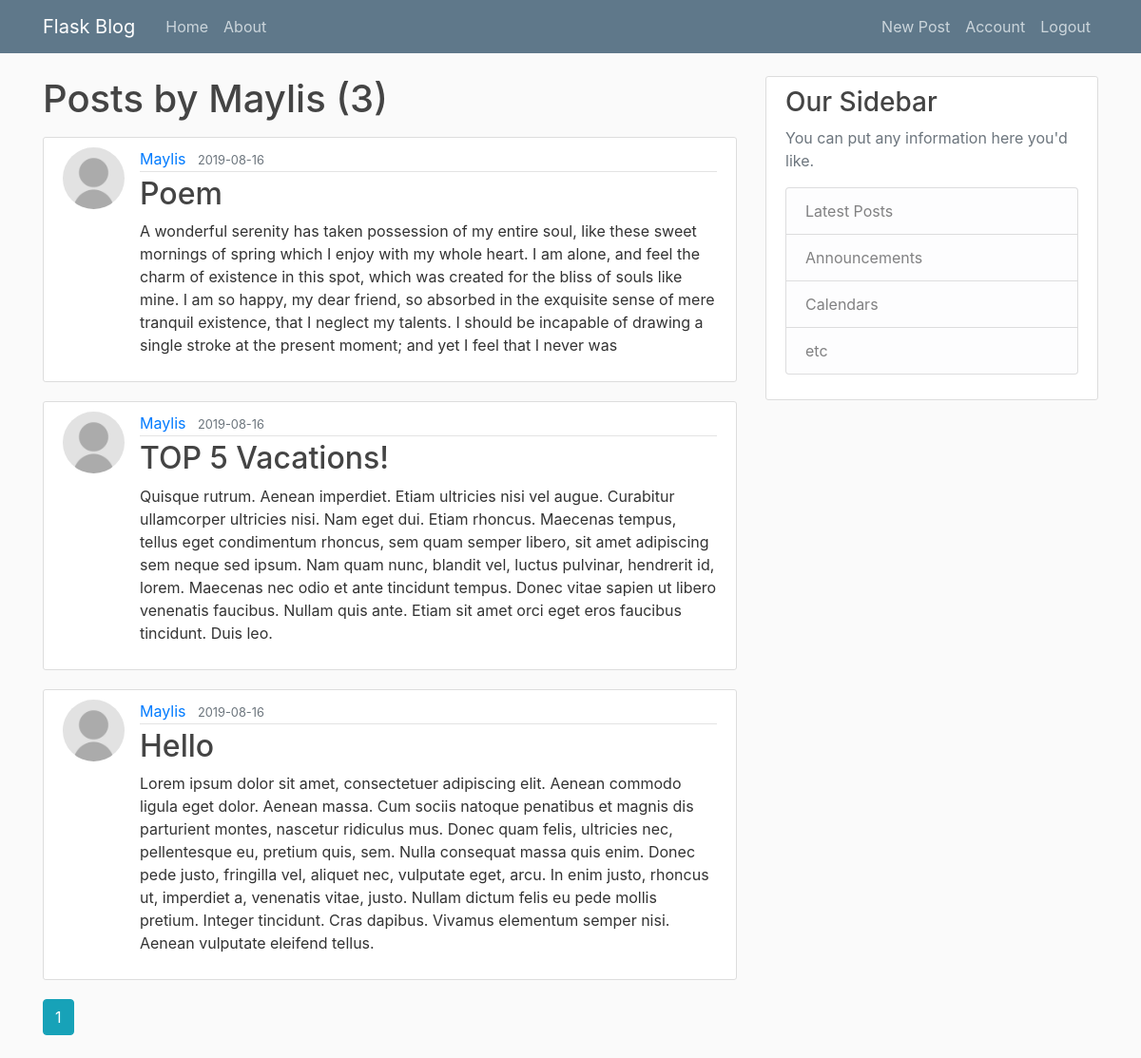
/user/Maylis (signed in), run on the app's committed database.
### blogapp/models.py (models this page shows, shortened)
class User(db.Model, UserMixin):
    id = db.Column(db.Integer, primary_key=True)
    username = db.Column(db.String(18), unique=True, nullable=False)
    email = db.Column(db.String(50), unique=True, nullable=False)
    image_file = db.Column(db.String(20), nullable=False, default="default.jpg")
    password = db.Column(db.String(60), nullable=False)
    posts = db.relationship("Post", backref="author", lazy=True)

class Post(db.Model):
    id = db.Column(db.Integer, primary_key=True)
    title = db.Column(db.String(100), nullable=False)
    date_posted = db.Column(db.DateTime, nullable=False, default=datetime.utcnow)
    content = db.Column(db.Text, nullable=False)
    user_id = db.Column(db.Integer, db.ForeignKey("user.id"), nullable=False)

### blogapp/users/routes.py (the view)
@users.route("/user/<string:username>")
def user_posts(username):
    page = request.args.get("page", 1, type=int)
    user = User.query.filter_by(username=username).first_or_404()
    posts = Post.query.filter_by(author=user)\
        .order_by(Post.date_posted.desc())\
        .paginate(page=page, per_page=4)
    return render_template('user_posts.html', posts=posts, user=user)

### blogapp/models.py (called while the page is built)
@login_manager.user_loader
def load_user(user_id):
    return User.query.get(int(user_id))

### blogapp/templates/user_posts.html
{% extends "layout.html" %}
{% block content %}
    <h1 class="mb-3">Posts by {{ user.username }} ({{posts.total}})</h1>
    {% for post in posts.items %}
        <article class="media content-section">
            <img class="rounded-circle article-img" src="{{ url_for('static', filename='profile_pics/'+ post.author.image_file) }}">
            <div class="media-body">
                <div class="article-metadata">
                    <a class="mr-2" href="{{ url_for('users.user_posts', username=post.author.username) }}">{{ post.author.username }}</a>
                    <small class="text-muted">{{ post.date_posted.strftime("%Y-%m-%d") }}</small>
                </div>
                <h2><a class="article-title" href="{{ url_for('posts.post', post_id=post.id) }}">{{ post.title }}</a></h2>
                <p class="article-content">{{ post.content }}</p>
            </div>
        </article>
    {% endfor %}
    {% for page_num in posts.iter_pages(left_edge=1, right_edge=1, left_current=1, right_current=2) %}
        {% if page_num %}
            {% if posts.page == page_num %}
                <a class="btn btn-info mb-4" href="{{ url_for('users.user_posts', username=user.username, page=page_num) }}">{{ page_num }}</a>
            {% else %}
                <a class="btn btn-outline-info mb-4" href="{{ url_for('users.user_posts', username=user.username, page=page_num) }}">{{ page_num }}</a>
            {% endif %}
        {% else %}
            ...
        {% endif %}
    {% endfor %}
{% endblock content %}

### blogapp/static/main.css (style rules this page uses)
body { background: #fafafa; color: #333333; margin-top: 5rem; }
h1, h2, h3, h4, h5, h6 { color: #444444; }
.content-section { background: #ffffff; padding: 10px 20px; border: 1px solid #dddddd; border-radius: 3px; margin-bottom: 20px; }
.article-title { color: #444444; }
.article-content { white-space: pre-line; }
.article-img { height: 65px; width: 65px; margin-right: 16px; }
.article-metadata { padding-bottom: 1px; margin-bottom: 4px; border-bottom: 1px solid #e3e3e3 }

### data on the page
User: username "Maylis"
Post: image_file (placeholder picture), author.username "Maylis", date_posted "2019-08-16", title "Poem", content "A wonderful serenity has taken possession of my entire soul, like these sweet mornings of spring which I enjoy with my whole heart. I am alone, and feel the charm of existence in this spot, which was created for the bliss of souls like mine. I am so happy, my dear friend, so absorbed in the exquisite sense of mere tranquil existence, that I neglect my talents. I should be incapable of drawing a single stroke at the present moment; and yet I feel that I never was"
Post: image_file (placeholder picture), author.username "Maylis", date_posted "2019-08-16", title "TOP 5 Vacations!", content "Quisque rutrum. Aenean imperdiet. Etiam ultricies nisi vel augue. Curabitur ullamcorper ultricies nisi. Nam eget dui. Etiam rhoncus. Maecenas tempus, tellus eget condimentum rhoncus, sem quam semper libero, sit amet adipiscing sem neque sed ipsum. Nam quam nunc, blandit vel, luctus pulvinar, hendrerit id, lorem. Maecenas nec odio et ante tincidunt tempus. Donec vitae sapien ut libero venenatis faucibus. Nullam quis ante. Etiam sit amet orci eget eros faucibus tincidunt. Duis leo."
Post: image_file (placeholder picture), author.username "Maylis", date_posted "2019-08-16", title "Hello", content "Lorem ipsum dolor sit amet, consectetuer adipiscing elit. Aenean commodo ligula eget dolor. Aenean massa. Cum sociis natoque penatibus et magnis dis parturient montes, nascetur ridiculus mus. Donec quam felis, ultricies nec, pellentesque eu, pretium quis, sem. Nulla consequat massa quis enim. Donec pede justo, fringilla vel, aliquet nec, vulputate eget, arcu. In enim justo, rhoncus ut, imperdiet a, venenatis vitae, justo. Nullam dictum felis eu pede mollis pretium. Integer tincidunt. Cras dapibus. Vivamus elementum semper nisi. Aenean vulputate eleifend tellus."

### other printed values
{{ posts.total }} "3"
{{ page_num }} "1"
